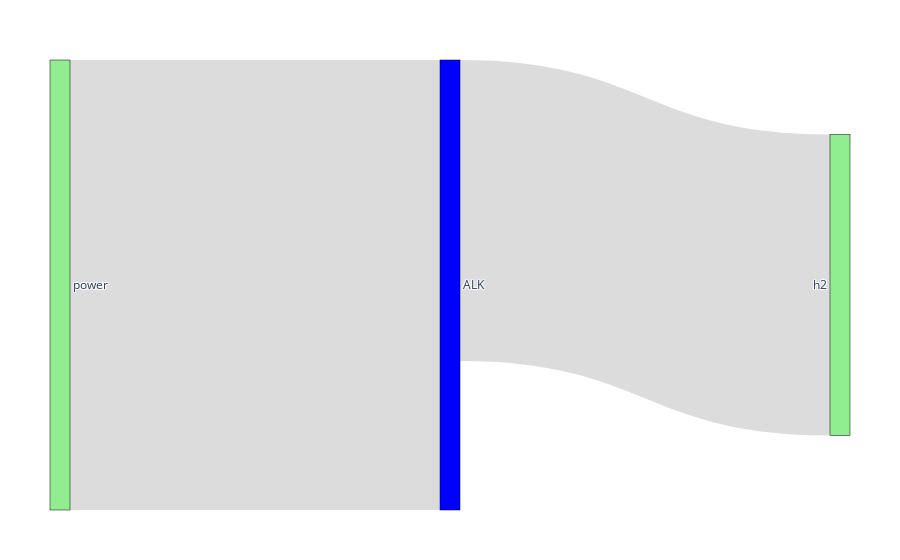

Notebook source saved alongside this figure:
### Markdown cell above
We can visualize the balance of resource by using the "vivi_sankey" function

### Code cell
vivi_sankey(alk)

### Figure 1 — Plotly figure (JSON) as saved in the notebook; plotly's stock layout.template omitted (floating-point values rounded to 4 significant figures)
{"data": [{"link": {"color": ["rgba(186,186,186,0.5)", "rgba(186,186,186,0.5)"], "source": [2, 0], "target": [0, 1], "value": [10, 6.686]}, "node": {"color": ["blue", "#90EE90", "#90EE90", "#90EE90"], "label": ["ALK", "h2", "power", "Heat network"], "line": {"color": "black", "width": 0.5}, "pad": 15, "thickness": 20}, "type": "sankey"}], "layout": {"margin": {"b": 50, "l": 50, "r": 50, "t": 60}}}
